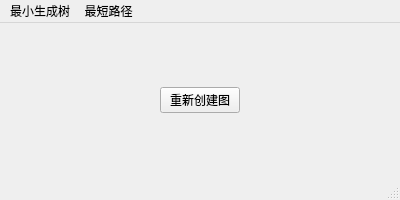
<?xml version="1.0" encoding="UTF-8"?>
<ui version="4.0">
 <class>ChooseWindow</class>
 <widget class="QMainWindow" name="ChooseWindow">
  <property name="geometry">
   <rect>
    <x>0</x>
    <y>0</y>
    <width>400</width>
    <height>200</height>
   </rect>
  </property>
  <property name="windowTitle">
   <string>MainWindow</string>
  </property>
  <widget class="QWidget" name="centralwidget">
   <layout class="QHBoxLayout" name="horizontalLayout">
    <item>
     <spacer name="horizontalSpacer">
      <property name="orientation">
       <enum>Qt::Horizontal</enum>
      </property>
      <property name="sizeHint" stdset="0">
       <size>
        <width>40</width>
        <height>20</height>
       </size>
      </property>
     </spacer>
    </item>
    <item>
     <widget class="QPushButton" name="recreate">
      <property name="text">
       <string>重新创建图</string>
      </property>
     </widget>
    </item>
    <item>
     <spacer name="horizontalSpacer_2">
      <property name="orientation">
       <enum>Qt::Horizontal</enum>
      </property>
      <property name="sizeHint" stdset="0">
       <size>
        <width>40</width>
        <height>20</height>
       </size>
      </property>
     </spacer>
    </item>
   </layout>
  </widget>
  <widget class="QMenuBar" name="menubar">
   <property name="geometry">
    <rect>
     <x>0</x>
     <y>0</y>
     <width>400</width>
     <height>21</height>
    </rect>
   </property>
   <widget class="QMenu" name="menu">
    <property name="title">
     <string>最小生成树</string>
    </property>
    <addaction name="actionprim"/>
    <addaction name="actionkruskal"/>
   </widget>
   <widget class="QMenu" name="menu_2">
    <property name="title">
     <string>最短路径</string>
    </property>
    <addaction name="actionone"/>
    <addaction name="actionpair"/>
   </widget>
   <addaction name="menu"/>
   <addaction name="menu_2"/>
  </widget>
  <widget class="QStatusBar" name="statusbar"/>
  <action name="actionkruskal">
   <property name="text">
    <string>克鲁斯卡尔算法</string>
   </property>
  </action>
  <action name="actionprim">
   <property name="text">
    <string>普里姆算法</string>
   </property>
  </action>
  <action name="actionone">
   <property name="text">
    <string>某一确定顶点到所有其它顶点的最短路径</string>
   </property>
  </action>
  <action name="actionpair">
   <property name="text">
    <string>每一对顶点之间的最短路径</string>
   </property>
  </action>
 </widget>
 <resources/>
 <connections/>
</ui>
